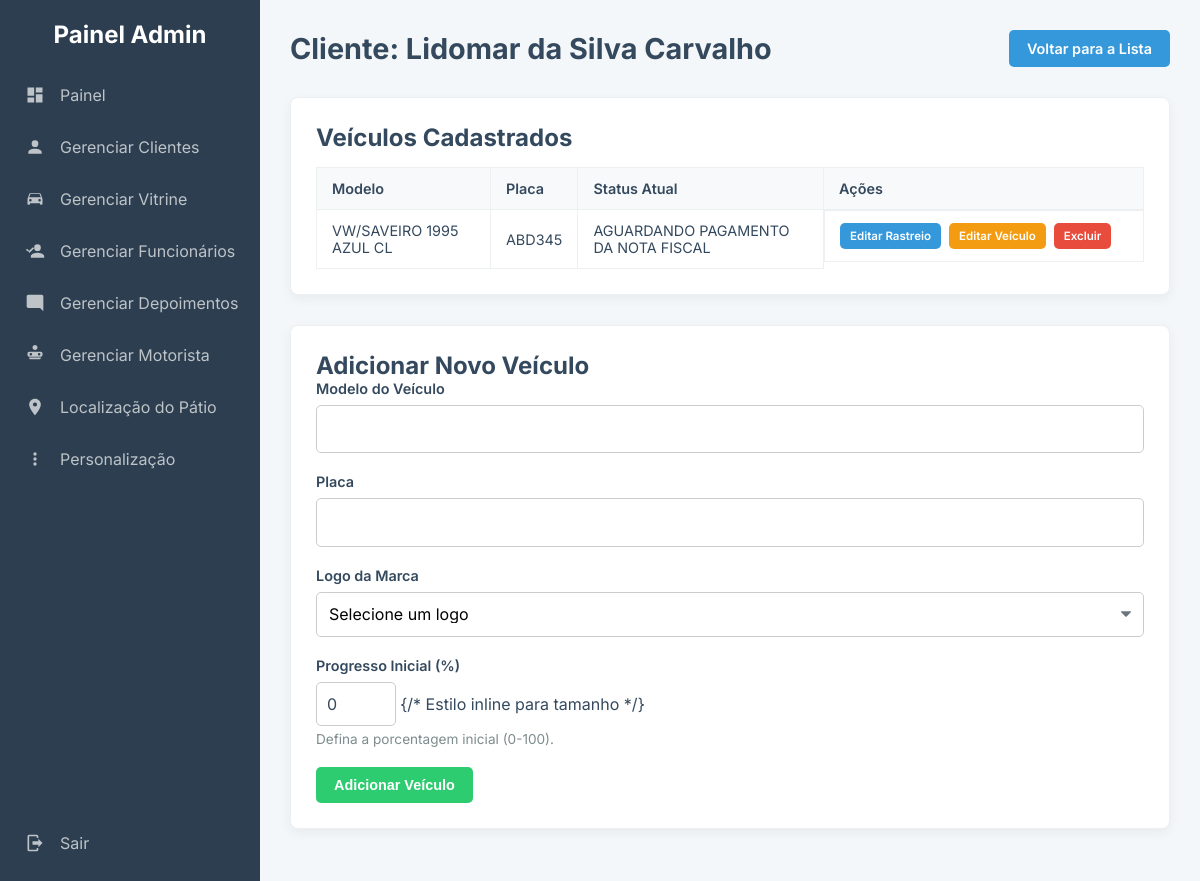
The app's page /admin/gerenciar_rastreamento.php?id=17 (signed in) with its own data.
### tables this page shows
CREATE TABLE `usuarios` (
  `id` int(11) NOT NULL,
  `nome` varchar(100) NOT NULL,
  `cpf` varchar(20) NOT NULL,
  `senha` varchar(255) NOT NULL,
  `endereco` varchar(255) DEFAULT NULL,
  `data_cadastro` datetime NOT NULL DEFAULT current_timestamp(),
  `id_admin` int(11) DEFAULT NULL,
  `telefone` varchar(20) DEFAULT NULL
);

CREATE TABLE `rastreamentos` (
  `id` int(11) NOT NULL,
  `id_veiculo` int(11) NOT NULL,
  `endereco_origem` varchar(255) DEFAULT NULL,
  `status` varchar(50) NOT NULL,
  `localizacao_atual` varchar(255) NOT NULL,
  `prazo_entrega` date DEFAULT NULL,
  `id_motorista` int(11) DEFAULT NULL,
  `ultima_atualizacao` datetime NOT NULL,
  `latitude` decimal(10,8) DEFAULT NULL,
  `longitude` decimal(11,8) DEFAULT NULL,
  `progresso` int(11) DEFAULT 0
);

CREATE TABLE `veiculos` (
  `id` int(11) NOT NULL,
  `id_usuario` int(11) NOT NULL,
  `placa` varchar(10) NOT NULL,
  `modelo` varchar(100) NOT NULL,
  `icone_url` varchar(255) DEFAULT 'imagens/icon_car_default.png'
);

### admin/gerenciar_rastreamento.php (the view, shortened to what this page needs)
<?php
require_once 'db.php';
$id_cliente = $_GET['id'];
include 'admin_header.php';
$stmt_cliente = $conexao->prepare("SELECT nome FROM usuarios WHERE id = ?");
$stmt_cliente->bind_param("i", $id_cliente);
$stmt_cliente->execute();
$cliente = $stmt_cliente->get_result()->fetch_assoc();
$sql_veiculos = "SELECT v.id, v.modelo, v.placa, r.status FROM veiculos v LEFT JOIN rastreamentos r ON v.id = r.id_veiculo WHERE v.id_usuario = ?";
$stmt_veiculos = $conexao->prepare($sql_veiculos);
$stmt_veiculos->bind_param("i", $id_cliente);
$stmt_veiculos->execute();
$veiculos = $stmt_veiculos->get_result();
?>
<head>
</head>
<div class="page-header">
    <h1>Cliente: <?php echo htmlspecialchars($cliente['nome']); ?></h1>
    <a href="gerenciar_clientes.php" class="btn btn-primary">Voltar para a Lista</a>
</div>
<div class="card">
    <h2>Veículos Cadastrados</h2>
    <table class="content-table">
        <thead>
            <tr>
                <th>Modelo</th>
                <th>Placa</th>
                <th>Status Atual</th>
                <th width="320px">Ações</th>
            </tr>
        </thead>
        <tbody>
            <?php if ($veiculos->num_rows > 0): ?>
                <?php while ($veiculo = $veiculos->fetch_assoc()): ?>
                    <tr>
                        <td><?php echo htmlspecialchars($veiculo['modelo']); ?></td>
                        <td><?php echo htmlspecialchars($veiculo['placa']); ?></td>
                        <td><?php echo htmlspecialchars($veiculo['status'] ?? 'N/A'); ?></td>
                        <td class="actions-cell">
                            <a href="editar_rastreamento.php?id_veiculo=<?php echo $veiculo['id']; ?>" class="btn btn-primary">Editar Rastreio</a>
                            <a href="editar_veiculo.php?id_veiculo=<?php echo $veiculo['id']; ?>" class="btn btn-warning">Editar Veículo</a>
                            <a href="excluir_veiculo.php?id_veiculo=<?php echo $veiculo['id']; ?>" class="btn btn-danger" onclick="return confirm('Tem certeza que deseja excluir este veículo? Esta ação é irreversível.');">Excluir</a>
                        </td>
                    </tr>
                <?php endwhile; ?>
            <?php else: ?>
                <tr><td colspan="4">Nenhum veículo cadastrado para este cliente.</td></tr>
            <?php endif; ?>
        </tbody>
    </table>
</div>
<div class="card">
    <h2>Adicionar Novo Veículo</h2>
    <form action="gerenciar_rastreamento.php?id=<?php echo $id_cliente; ?>" method="POST">
        <div class="form-group">
            <label for="modelo">Modelo do Veículo</label>
            <input type="text" id="modelo" name="modelo" required>
        </div>
        <div class="form-group">
            <label for="placa">Placa</label>
            <input type="text" id="placa" name="placa">
        </div>
        <div class="form-group">
            <label for="icone_url">Logo da Marca</label>
            <select id="icone_url" name="icone_url"> {/* REMOVIDO style e class daqui */}
                <option value="">Selecione um logo</option>
            </select>
        </div>
         <div class="form-group">
            <label for="progresso_inicial">Progresso Inicial (%)</label>
            <input type="number" id="progresso_inicial" name="progresso_inicial" min="0" max="100" value="0" required style="width: 80px; padding: 10px;"> {/* Estilo inline para tamanho */}
            <small>Defina a porcentagem inicial (0-100).</small>
        </div>
        <button type="submit" name="add_veiculo" class="btn btn-success">Adicionar Veículo</button>
    </form>
</div>
<?php include 'admin_footer.php'; ?>

### admin/css/admin_style.css (style rules this page uses)
:root { --sidebar-bg: #2c3e50; --content-bg: #f4f7f9; --card-bg: #ffffff; --primary-color: #3498db; --success-color: #2ecc71; --danger-color: #e74c3c; --warning-color: #f39c12; --text-primary: #34495e; --text-secondary: #7f8c8d; --border-color: #ecf0f1; }
* { box-sizing: border-box; margin: 0; padding: 0; }
body { font-family: 'Inter', sans-serif; background-color: var(--content-bg); color: var(--text-primary); font-size: 16px; }
.card { background-color: var(--card-bg); padding: 25px; border-radius: 8px; box-shadow: 0 4px 12px rgba(0,0,0,0.05); border: 1px solid var(--border-color); margin-bottom: 30px; }
.page-header { display: flex; justify-content: space-between; align-items: center; margin-bottom: 30px; flex-wrap: wrap; gap: 15px; }
.page-header h1 { font-size: 1.8em; color: var(--text-primary); margin: 0; }
.btn { padding: 10px 18px; border: none; border-radius: 5px; font-size: 0.9em; font-weight: 600; text-decoration: none; cursor: pointer; color: #fff; display: inline-block; text-align: center; transition: background-color 0.2s, transform 0.1s; white-space: nowrap; }
.btn-primary { background-color: var(--primary-color); }
.btn-success { background-color: var(--success-color); }
.btn-danger { background-color: var(--danger-color); }
.btn-warning { background-color: var(--warning-color); }
.form-group { margin-bottom: 20px; }
.form-group label { display: block; font-weight: 600; margin-bottom: 8px; font-size: 0.9em; color: var(--text-primary); }
.form-group input[type="text"], .form-group input[type="password"], .form-group input[type="email"], .form-group input[type="number"], .form-group input[type="date"], .form-group textarea { width: 100%; padding: 12px; border: 1px solid #ccc; border-radius: 5px; font-size: 1em; font-family: inherit; line-height: 1.4; background-color: #fff; color: var(--text-primary); box-sizing: border-box; }
.form-group input[type="number"] { max-width: 100px; }
#progresso_inicial { width: 80px !important; padding: 10px !important; }
.form-group small { display: block; margin-top: 5px; font-size: 0.85em; color: var(--text-secondary); }
.form-group select { width: 100%; padding: 12px; border: 1px solid #ccc; border-radius: 5px; font-size: 1em; font-family: inherit; height: 45px; background-color: #fff; box-sizing: border-box; -webkit-appearance: none; -moz-appearance: none; appearance: none; background-repeat: no-repeat; background-position: right 12px top 50%; background-size: .65em auto; cursor: pointer; }
.content-table { width: 100%; border-collapse: collapse; font-size: 0.9em; margin-top: 15px; overflow-x: auto; display: block; }
.content-table thead { background-color: #f8f9fa; }
.content-table th { text-align: left; font-weight: 600; padding: 12px 15px; border: 1px solid var(--border-color); white-space: nowrap; }
.content-table td { padding: 12px 15px; border: 1px solid var(--border-color); vertical-align: middle; }
.actions-cell { display: flex; gap: 8px; flex-wrap: wrap; }
.actions-cell .btn { padding: 6px 10px; font-size: 0.8em; }

### records on screen
usuarios: nome "Lidomar da Silva Carvalho"
rastreamentos: id_veiculo.modelo "VW/SAVEIRO 1995 AZUL CL", id_veiculo.placa "ABD345", status "AGUARDANDO PAGAMENTO DA NOTA FISCAL"
